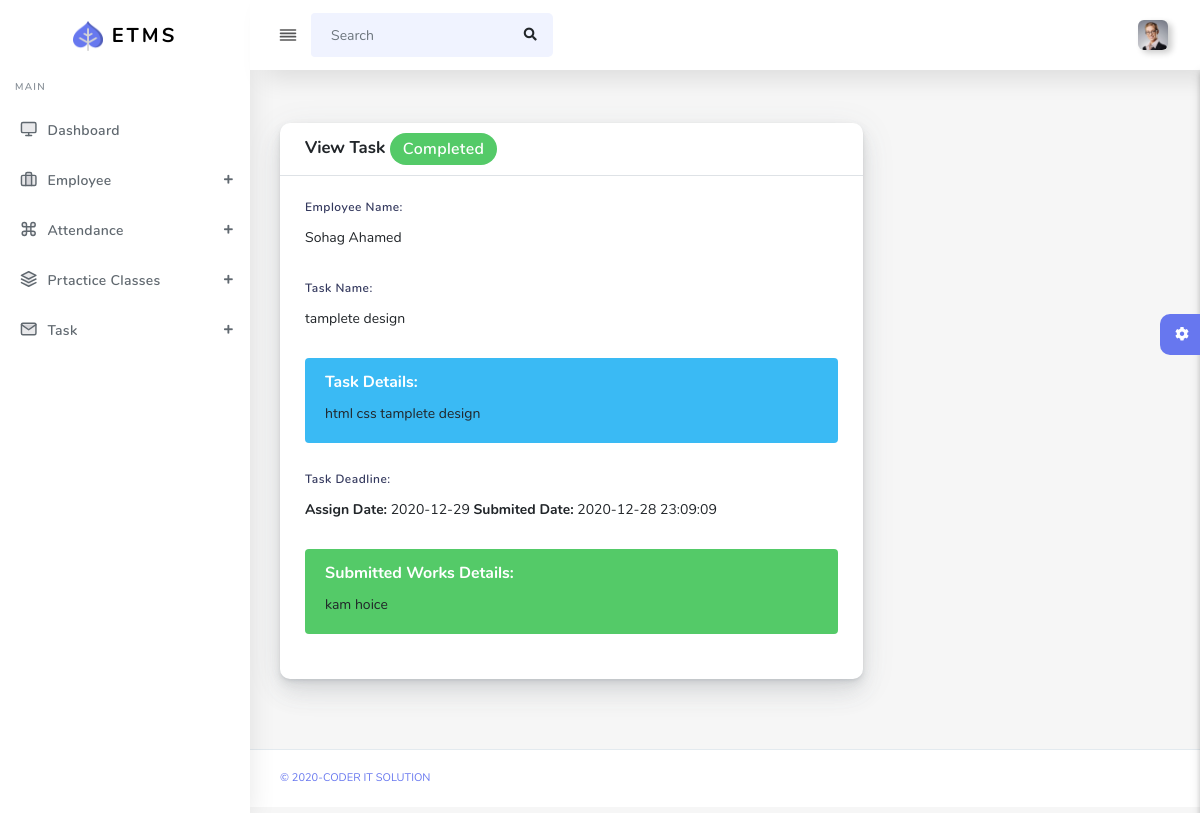
The app's page /admin/taskView.php?tid=2 (signed in) with its own data.
### tables this page shows
CREATE TABLE `em_task` (
  `t_id` int(11) NOT NULL,
  `user_id` int(11) NOT NULL,
  `task_name` varchar(255) NOT NULL,
  `task_details` text NOT NULL,
  `submit_date_time` date NOT NULL,
  `status` varchar(255) NOT NULL,
  `date_time` datetime NOT NULL,
  `work_details` text DEFAULT NULL,
  `updated_at` datetime DEFAULT NULL,
  `review` text DEFAULT NULL,
  `review_date` datetime DEFAULT NULL
);

CREATE TABLE `em_user` (
  `u_id` int(255) NOT NULL,
  `first_name` varchar(255) NOT NULL,
  `last_name` varchar(255) NOT NULL,
  `email` varchar(255) NOT NULL,
  `mobile` varchar(255) NOT NULL,
  `birthday` varchar(255) NOT NULL,
  `blood_group` varchar(255) NOT NULL,
  `father_name` varchar(255) NOT NULL,
  `mother_name` varchar(255) NOT NULL,
  `parents_number` varchar(255) NOT NULL,
  `education` varchar(255) NOT NULL,
  `address` text NOT NULL,
  `password` varchar(255) NOT NULL,
  `register_time` datetime NOT NULL,
  `email_verify` varchar(100) NOT NULL,
  `email_verify_code` varchar(255) NOT NULL,
  `mobile_verify` varchar(100) NOT NULL DEFAULT '0',
  `mobile_verify_code` int(255) NOT NULL,
  `photo` varchar(255) NOT NULL,
  `reset_code` int(11) DEFAULT NULL
);

### function.php (called while the page is built, shortened)
<?php
	require_once("config.php");
	function em_user($id,$col){
	 	global $pdo;
		$stm=$pdo->prepare("SELECT $col FROM em_user WHERE u_id=?");
		$stm->execute(array($id));
	 	$result=$stm->fetchAll(PDO::FETCH_ASSOC);
	 	return $result[0]["$col"];
	}
 ?>

### admin/taskView.php (the view, shortened to what this page needs)
 <?php require_once('header.php');
    $tid = $_REQUEST['tid'];
    $stm = $pdo->prepare("SELECT * FROM em_task WHERE t_id=?");
    $stm->execute(array($tid));
    $result = $stm->fetchAll(PDO::FETCH_ASSOC);
    foreach ($result as $row) {
        $user_id = $row['user_id'];
        $task_name = $row['task_name'];
        $task_details = $row['task_details'];
        $work_details = $row['work_details'];
        $assign_date = $row['submit_date_time'];
        $user_submit_date = $row['updated_at'];
    }
?>
 <div class="row">
              <div class="col-8">
                <div class="card">
                  <div class="card-header border-bottom">
                    <h4>View Task
                        <?php
                            $status = $row['status'];
                            if ($status== 'pending..') {
                                echo '<span class="badge badge-warning">Pending..</span>' ;
                            }else if ($status== 'submited') {
                                echo '<span class="badge badge-info">Submited</span>' ;
                            }else if ($status== 'modification') {
                                echo '<span class="badge badge-primary">Modification</span>' ;
                            }else if ($status== 'completed') {
                                echo '<span class="badge badge-success">Completed</span>' ;
                            }else if ($status== 'notApproved') {
                                echo '<span class="badge badge-danger">Not Approved</span>' ;
                            }
                          ?>
                    </h4>
                  </div>
                  <div class="card-body">
                    <form action="" method="POST">
                        <div class="form-group">
                            <label for="em_select">Employee Name:</label>
                            <p><?php echo em_user($user_id,'first_name')." ".em_user($user_id,'last_name'); ?></p>
                        </div>
                        <div class="form-group">
                            <label for="task_name">Task Name:</label>
                            <p><?php echo $task_name; ?></p>
                        </div>
                        <div class="form-group alert alert-info">
                            <h6>Task Details:</h6>
                            <p> <?php echo $task_details; ?> </p>
                        </div>
                        <div class="form-group">
                            <label for="task_deadline">Task Deadline:</label>
                            <p><b>Assign Date:</b> <?php echo $assign_date;?> <b>Submited Date:</b> <?php echo $user_submit_date; ?> </p>
                        </div>
                        <?php if($work_details != null): ?>
                        <div class="form-group alert alert-success">
                            <h6>Submitted Works Details:</h6>
                            <p><?php echo $work_details; ?></p>
                        </div>
                        <?php endif; ?>
                    </form>
                  </div>
                </div>
              </div>
            </div>
<?php require_once('footer.php');?>

### records on screen
em_task: user.first_name "Sohag", user.last_name "Ahamed", task_name "tamplete design", task_details "html css tamplete design", submit_date_time "2020-12-29", updated_at "2020-12-28 23:09:09", work_details "kam hoice"
